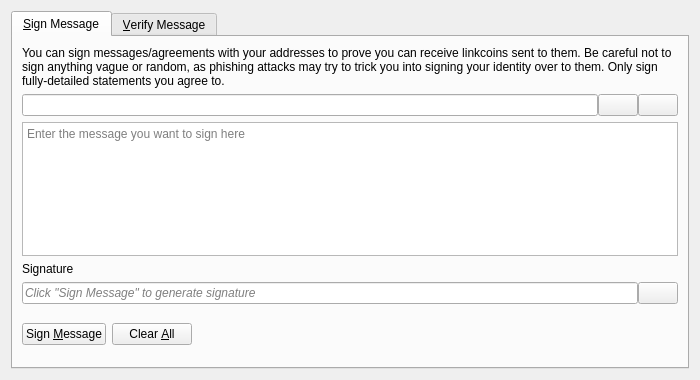
<?xml version="1.0" encoding="UTF-8"?>
<ui version="4.0">
 <class>SignVerifyMessageDialog</class>
 <widget class="QDialog" name="SignVerifyMessageDialog">
  <property name="geometry">
   <rect>
    <x>0</x>
    <y>0</y>
    <width>700</width>
    <height>380</height>
   </rect>
  </property>
  <property name="windowTitle">
   <string>Signatures - Sign / Verify a Message</string>
  </property>
  <property name="modal">
   <bool>true</bool>
  </property>
  <layout class="QVBoxLayout" name="verticalLayout">
   <item>
    <widget class="QTabWidget" name="tabWidget">
     <property name="currentIndex">
      <number>0</number>
     </property>
     <widget class="QWidget" name="tabSignMessage">
      <attribute name="title">
       <string>&amp;Sign Message</string>
      </attribute>
      <layout class="QVBoxLayout" name="verticalLayout_SM">
       <item>
        <widget class="QLabel" name="infoLabel_SM">
         <property name="text">
          <string>You can sign messages/agreements with your addresses to prove you can receive linkcoins sent to them. Be careful not to sign anything vague or random, as phishing attacks may try to trick you into signing your identity over to them. Only sign fully-detailed statements you agree to.</string>
         </property>
         <property name="textFormat">
          <enum>Qt::PlainText</enum>
         </property>
         <property name="wordWrap">
          <bool>true</bool>
         </property>
        </widget>
       </item>
       <item>
        <layout class="QHBoxLayout" name="horizontalLayout_1_SM">
         <property name="spacing">
          <number>0</number>
         </property>
         <item>
          <widget class="QValidatedLineEdit" name="addressIn_SM">
           <property name="toolTip">
            <string>The Linkcoin address to sign the message with</string>
           </property>
          </widget>
         </item>
         <item>
          <widget class="QPushButton" name="addressBookButton_SM">
           <property name="toolTip">
            <string>Choose previously used address</string>
           </property>
           <property name="text">
            <string/>
           </property>
           <property name="icon">
            <iconset resource="../bitcoin.qrc">
             <normaloff>:/icons/address-book</normaloff>:/icons/address-book</iconset>
           </property>
           <property name="shortcut">
            <string>Alt+A</string>
           </property>
           <property name="autoDefault">
            <bool>false</bool>
           </property>
          </widget>
         </item>
         <item>
          <widget class="QPushButton" name="pasteButton_SM">
           <property name="toolTip">
            <string>Paste address from clipboard</string>
           </property>
           <property name="text">
            <string/>
           </property>
           <property name="icon">
            <iconset resource="../bitcoin.qrc">
             <normaloff>:/icons/editpaste</normaloff>:/icons/editpaste</iconset>
           </property>
           <property name="shortcut">
            <string>Alt+P</string>
           </property>
           <property name="autoDefault">
            <bool>false</bool>
           </property>
          </widget>
         </item>
        </layout>
       </item>
       <item>
        <widget class="QPlainTextEdit" name="messageIn_SM">
         <property name="toolTip">
          <string>Enter the message you want to sign here</string>
         </property>
         <property name="placeholderText">
          <string>Enter the message you want to sign here</string>
         </property>
        </widget>
       </item>
       <item>
        <widget class="QLabel" name="signatureLabel_SM">
         <property name="text">
          <string>Signature</string>
         </property>
         <property name="textFormat">
          <enum>Qt::PlainText</enum>
         </property>
        </widget>
       </item>
       <item>
        <layout class="QHBoxLayout" name="horizontalLayout_2_SM">
         <property name="spacing">
          <number>0</number>
         </property>
         <item>
          <widget class="QLineEdit" name="signatureOut_SM">
           <property name="placeholderText">
            <string>Click "Sign Message" to generate signature</string>
           </property>
           <property name="font">
            <font>
             <italic>true</italic>
            </font>
           </property>
           <property name="readOnly">
            <bool>true</bool>
           </property>
          </widget>
         </item>
         <item>
          <widget class="QPushButton" name="copySignatureButton_SM">
           <property name="toolTip">
            <string>Copy the current signature to the system clipboard</string>
           </property>
           <property name="text">
            <string/>
           </property>
           <property name="icon">
            <iconset resource="../bitcoin.qrc">
             <normaloff>:/icons/editcopy</normaloff>:/icons/editcopy</iconset>
           </property>
           <property name="autoDefault">
            <bool>false</bool>
           </property>
          </widget>
         </item>
        </layout>
       </item>
       <item>
        <layout class="QHBoxLayout" name="horizontalLayout_3_SM">
         <item>
          <widget class="QPushButton" name="signMessageButton_SM">
           <property name="toolTip">
            <string>Sign the message to prove you own this Linkcoin address</string>
           </property>
           <property name="text">
            <string>Sign &amp;Message</string>
           </property>
           <property name="icon">
            <iconset resource="../bitcoin.qrc">
             <normaloff>:/icons/edit</normaloff>:/icons/edit</iconset>
           </property>
           <property name="autoDefault">
            <bool>false</bool>
           </property>
          </widget>
         </item>
         <item>
          <widget class="QPushButton" name="clearButton_SM">
           <property name="toolTip">
            <string>Reset all sign message fields</string>
           </property>
           <property name="text">
            <string>Clear &amp;All</string>
           </property>
           <property name="icon">
            <iconset resource="../bitcoin.qrc">
             <normaloff>:/icons/remove</normaloff>:/icons/remove</iconset>
           </property>
           <property name="autoDefault">
            <bool>false</bool>
           </property>
          </widget>
         </item>
         <item>
          <spacer name="horizontalSpacer_1_SM">
           <property name="orientation">
            <enum>Qt::Horizontal</enum>
           </property>
           <property name="sizeHint" stdset="0">
            <size>
             <width>40</width>
             <height>48</height>
            </size>
           </property>
          </spacer>
         </item>
         <item>
          <widget class="QLabel" name="statusLabel_SM">
           <property name="font">
            <font>
             <weight>75</weight>
             <bold>true</bold>
            </font>
           </property>
           <property name="text">
            <string/>
           </property>
           <property name="wordWrap">
            <bool>true</bool>
           </property>
          </widget>
         </item>
         <item>
          <spacer name="horizontalSpacer_2_SM">
           <property name="orientation">
            <enum>Qt::Horizontal</enum>
           </property>
           <property name="sizeHint" stdset="0">
            <size>
             <width>40</width>
             <height>48</height>
            </size>
           </property>
          </spacer>
         </item>
        </layout>
       </item>
      </layout>
     </widget>
     <widget class="QWidget" name="tabVerifyMessage">
      <attribute name="title">
       <string>&amp;Verify Message</string>
      </attribute>
      <layout class="QVBoxLayout" name="verticalLayout_VM">
       <item>
        <widget class="QLabel" name="infoLabel_VM">
         <property name="text">
          <string>Enter the receiver's address, message (ensure you copy line breaks, spaces, tabs, etc. exactly) and signature below to verify the message. Be careful not to read more into the signature than what is in the signed message itself, to avoid being tricked by a man-in-the-middle attack. Note that this only proves the signing party receives with the address, it cannot prove sendership of any transaction!</string>
         </property>
         <property name="textFormat">
          <enum>Qt::PlainText</enum>
         </property>
         <property name="alignment">
          <set>Qt::AlignLeading|Qt::AlignLeft|Qt::AlignTop</set>
         </property>
         <property name="wordWrap">
          <bool>true</bool>
         </property>
        </widget>
       </item>
       <item>
        <layout class="QHBoxLayout" name="horizontalLayout_1_VM">
         <property name="spacing">
          <number>0</number>
         </property>
         <item>
          <widget class="QValidatedLineEdit" name="addressIn_VM">
           <property name="toolTip">
            <string>The Linkcoin address the message was signed with</string>
           </property>
          </widget>
         </item>
         <item>
          <widget class="QPushButton" name="addressBookButton_VM">
           <property name="toolTip">
            <string>Choose previously used address</string>
           </property>
           <property name="text">
            <string/>
           </property>
           <property name="icon">
            <iconset resource="../bitcoin.qrc">
             <normaloff>:/icons/address-book</normaloff>:/icons/address-book</iconset>
           </property>
           <property name="shortcut">
            <string>Alt+A</string>
           </property>
           <property name="autoDefault">
            <bool>false</bool>
           </property>
          </widget>
         </item>
        </layout>
       </item>
       <item>
        <widget class="QPlainTextEdit" name="messageIn_VM">
          <property name="toolTip">
            <string>The signed message to verify</string>
          </property>
          <property name="placeholderText">
            <string>The signed message to verify</string>
          </property>
        </widget>
       </item>
       <item>
        <widget class="QValidatedLineEdit" name="signatureIn_VM">
          <property name="toolTip">
            <string>The signature given when the message was signed</string>
          </property>
          <property name="placeholderText">
            <string>The signature given when the message was signed</string>
          </property>
        </widget>
       </item>
       <item>
        <layout class="QHBoxLayout" name="horizontalLayout_2_VM">
         <item>
          <widget class="QPushButton" name="verifyMessageButton_VM">
           <property name="toolTip">
            <string>Verify the message to ensure it was signed with the specified Linkcoin address</string>
           </property>
           <property name="text">
            <string>Verify &amp;Message</string>
           </property>
           <property name="icon">
            <iconset resource="../bitcoin.qrc">
             <normaloff>:/icons/transaction_0</normaloff>:/icons/transaction_0</iconset>
           </property>
           <property name="autoDefault">
            <bool>false</bool>
           </property>
          </widget>
         </item>
         <item>
          <widget class="QPushButton" name="clearButton_VM">
           <property name="toolTip">
            <string>Reset all verify message fields</string>
           </property>
           <property name="text">
            <string>Clear &amp;All</string>
           </property>
           <property name="icon">
            <iconset resource="../bitcoin.qrc">
             <normaloff>:/icons/remove</normaloff>:/icons/remove</iconset>
           </property>
           <property name="autoDefault">
            <bool>false</bool>
           </property>
          </widget>
         </item>
         <item>
          <spacer name="horizontalSpacer_1_VM">
           <property name="orientation">
            <enum>Qt::Horizontal</enum>
           </property>
           <property name="sizeHint" stdset="0">
            <size>
             <width>40</width>
             <height>48</height>
            </size>
           </property>
          </spacer>
         </item>
         <item>
          <widget class="QLabel" name="statusLabel_VM">
           <property name="font">
            <font>
             <weight>75</weight>
             <bold>true</bold>
            </font>
           </property>
           <property name="text">
            <string/>
           </property>
           <property name="wordWrap">
            <bool>true</bool>
           </property>
          </widget>
         </item>
         <item>
          <spacer name="horizontalSpacer_2_VM">
           <property name="orientation">
            <enum>Qt::Horizontal</enum>
           </property>
           <property name="sizeHint" stdset="0">
            <size>
             <width>40</width>
             <height>48</height>
            </size>
           </property>
          </spacer>
         </item>
        </layout>
       </item>
      </layout>
     </widget>
    </widget>
   </item>
  </layout>
 </widget>
 <customwidgets>
  <customwidget>
   <class>QValidatedLineEdit</class>
   <extends>QLineEdit</extends>
   <header>qt/qvalidatedlineedit.h</header>
  </customwidget>
 </customwidgets>
 <resources>
  <include location="../bitcoin.qrc"/>
 </resources>
 <connections/>
</ui>
